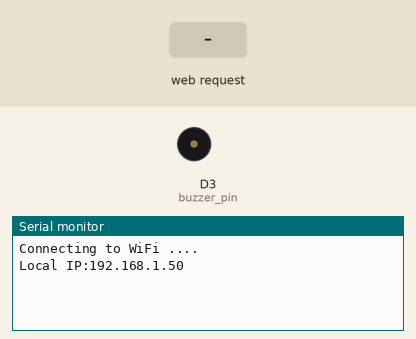
Simulated run of this sketch. Board: ESP8266 (NodeMCU). On the bench: buzzer (waves = sounding, pin HIGH), the last lines printed to the serial monitor. The test bench sets the inputs (shaded band). WiFi joins after 1.5 s; servers stay silent unless stated; network time is answered at once with the bench clock; the local clock reads 2024-03-15 10:24:30 at power-on unless the sketch sets it.

Above: at 3.2 s.
3.3 s: HTTP request GET /sound received
At 4.3 s:
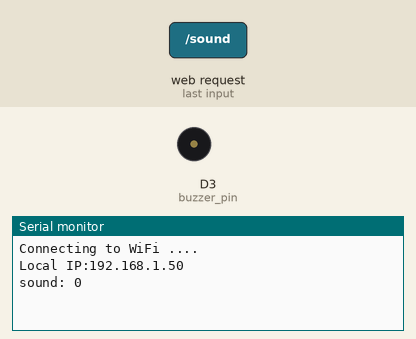
4.8 s: HTTP request GET /time received
At 5.4 s:
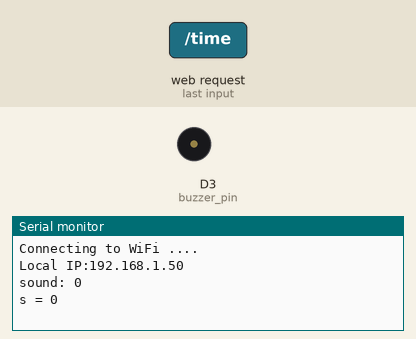
6.3 s: HTTP request GET /snooze received
At 7.8 s:
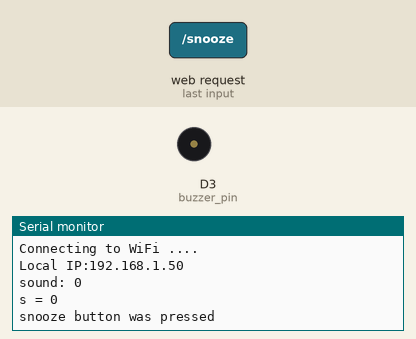

The sketch:

11._Alarm.ino
```cpp
#include <ESP8266WiFi.h>
#include <ESPAsyncWebServer.h>
#include  <ESPAsyncTCP.h>
#include <NTPClient.h>
#include <WiFiUdp.h>
#include "index_html.h"

#define D3 0
#define snooze_time 5000

struct Time {
  int h;
  int m;
  int s;
};

const char* ssid = "";
const char* password = "";

int sound;
int is_snoozed = 0;
int is_stoped = 0;
int snooze_checked = 0;
unsigned long current_time = 0;
unsigned long previous_time = 0;
bool is_ringing = false;

int buzzer_pin = D3;
Time inp_time = {0 , 0 ,0};

WiFiUDP ntpUDP;
NTPClient timeClient(ntpUDP, "pool.ntp.org");

AsyncWebServer server(80);

void setup() {
 Serial.begin(9600);
 pinMode(buzzer_pin, OUTPUT);


 WiFi.begin(ssid, password);
 Serial.print("Connecting to WiFi ..");
 while (WiFi.status() != WL_CONNECTED) {
   Serial.print('.');
   delay(1000);
 }
 Serial.println();

 Serial.print("Local IP:");
 Serial.println(WiFi.localIP());

 // Initialize a NTPClient to get time
 timeClient.begin();
 timeClient.setTimeOffset(16200);


 server.on("/", HTTP_GET, [] (AsyncWebServerRequest *request) {
   request -> send_P(200, "text/html", index_html);
 });

 server.on("/sound", HTTP_GET, [] (AsyncWebServerRequest *request) {
   if (request -> hasParam("value")){
     sound = request -> getParam("value") -> value().toInt();
     sound = map(sound, 0, 100, 0, 255);
   }
   Serial.print("sound: ");
   Serial.println(sound);
   request -> send(200, "text/plain", "OK");
 });

 server.on("/time", HTTP_GET, [] (AsyncWebServerRequest *request) {
   if (request -> hasParam("h") && request -> hasParam("m") && request -> hasParam("s")){
      inp_time.h = request -> getParam("h") -> value().toInt();
      inp_time.m = request -> getParam("m") -> value().toInt();
      inp_time.s = request -> getParam("s") -> value().toInt();
   }
   Serial.print("s = ");
   Serial.println(inp_time.s);
   request -> send(200, "text/plain", "OK");
 });

 server.on("/snooze", HTTP_GET, [] (AsyncWebServerRequest *request) {
   is_snoozed = 1;
   Serial.println("snooze button was pressed");
   request -> send(200, "text/plain", "OK");
 });

 server.on("/stop", HTTP_GET, [] (AsyncWebServerRequest *request) {
   is_stoped = 1;
   Serial.println("stop button was pressed");
   request -> send(200, "text/plain", "OK");
 });


 server.begin();
}


void loop() {
  timeClient.update();

  if(is_ringing)
    analogWrite(buzzer_pin, sound);

  if(inp_time.h == timeClient.getHours() && inp_time.m == timeClient.getMinutes() && timeClient.getSeconds()- 2 <= inp_time.s && inp_time.s <= timeClient.getSeconds()){
    Serial.println(sound);
    analogWrite(buzzer_pin, sound);
    is_ringing = true;
  }

  if (is_snoozed){
    analogWrite(buzzer_pin, 0);
    is_ringing = false;
    current_time = millis();
    if (snooze_checked == 0){
      previous_time = current_time;
      snooze_checked = 1;
    }

    if ((unsigned long)(current_time - previous_time) >= snooze_time){
      previous_time = current_time;
      analogWrite(buzzer_pin, sound);
      is_snoozed = 0;
      snooze_checked = 0;
      is_ringing = true;
    }
  }
 // stop button
 if (is_stoped == 1){
  analogWrite(buzzer_pin, 0);
  delay(1000);
  is_stoped = 0;
  is_ringing = false;
 }

}
```

index_html.h
```cpp
const char index_html[] PROGMEM = R"rawliteral(
<!DOCTYPE html>
<html>
    <head>
        <title>Alarm</title>
        <style>
          .alarm {
             position: absolute;
             left: 50%;
             top: 50%;
             transform: translate(-50%, -50%);
             width: 60%;
             height: 80%;
             border: 1px solid black;
             padding: 6px;
             display: flex;
             flex-direction: column;
             align-items: center;
             justify-content: center;
          }

          .button {
            background-color: #FAFBFC;
            border: 1px solid rgba(27, 31, 35, .15);
            border-radius: 6px;
            position: relative;
            height: auto;
            width: auto;
            box-shadow: rgba(27, 31, 35, .1) 0 1px 0;
            box-sizing: border-box;
            cursor: pointer;
            display: inline-block;
            font-size: 14px;
            font-weight: 600;
            line-height: 20px;
            padding: 6px 16px;
            text-align: center;
            color: #000;
          }

          .button:hover {
            background-color: #F3F4F6;
          }
        </style>
    </head>
    <body>
        <div class="alarm">
          <div>
            <h1>Alarm</h1>
          </div>
          <div>
            <form action="">
              <p>Time <input type="text" id="time" name="time" "></p><br>
          <div>
            <img src="sound.png" style="width: 5%; height: 5%;">
            <input class="sound" id="sound" name="sound" type="range" min="1" max="100" value="50">
          </div><br>
              <input id="stop" name="stop" class="button" type="button" value="Stop">
              <input id="snooze" name="snooze" class="button" type="button" value="Snooze">
            </form>
          <div>
        </div>

        <script>

        document.getElementById('stop').onclick = function() {
            var request = new XMLHttpRequest();
            request.open("GET", "/stop", true);
            request.send();
        }


        document.getElementById('snooze').onclick = function() {
            var request = new XMLHttpRequest();
            request.open("GET", "/snooze", true);
            request.send();
        }


        document.getElementById('time').onchange = function(){
            var time = document.getElementById("time").value;
            time = time.split(":");
            var request = new XMLHttpRequest();
            request.open("GET", "/time?h="+time[0] + "&m="+time[1] + "&s="+time[2] , true);
            request.send();
        }


        document.getElementById('sound').onchange = function(){
            var sound = document.getElementById("sound").value;
            var request = new XMLHttpRequest();
            request.open("GET", "/sound?value="+sound, true);
            request.send();
        }
        </script>
    </body>
</html>
)rawliteral";
```

Measured:
- after the input at 3.3 s, the serial monitor: prints a new line at once (image 1)
- after the input at 4.8 s, the serial monitor: prints a new line at once (image 2)
- after the input at 6.3 s, the serial monitor: prints a new line at once (image 3)
